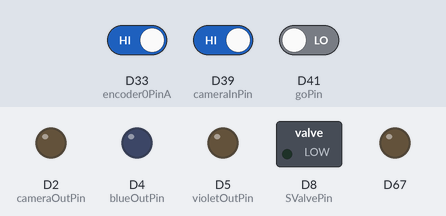
A sketch run on a simulated Arduino Due. Shown: switched loads named in the sketch (green lamp = pin HIGH), output pins drawn as LEDs (lit = HIGH). Dashed ring = blinking. The inputs (shaded band) are chosen by the test bench; at power-on: D41 (goPin) LOW, D39 (cameraInPin) HIGH, D33 (encoder0PinA) HIGH.

Above: at 1.2 s.
1.3 s: D41 (goPin) driven HIGH
At 1.37 s:
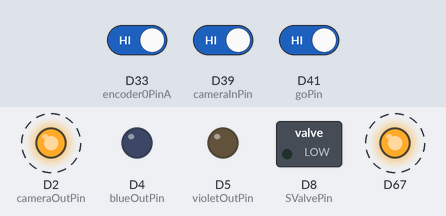
4.3 s: D39 (cameraInPin) driven LOW
At 4.53 s:
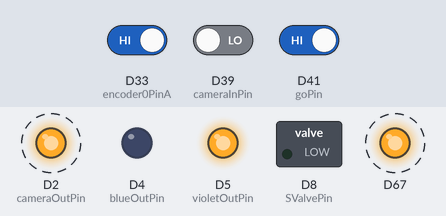
10.3 s: D41 (goPin) driven LOW
At 11.2 s:
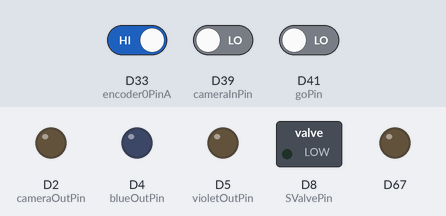
Timing chart, 0 to 12.8 s (numbered marks = the images above; inputs shaded):
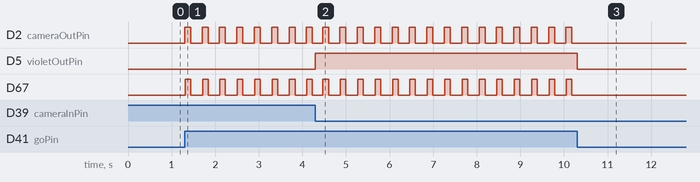

Measured:
- after the input at 1.3 s, D2 (cameraOutPin): alternates HIGH for 0.14 s and LOW for 0.26 s, starting at once; D67: alternates HIGH for 0.13 s and LOW for 0.27 s, starting at once
- after the input at 4.3 s, D5 (violetOutPin): LOW → HIGH at once
- after the input at 10.3 s, D2 (cameraOutPin), D67: stops changing and stays LOW; D5 (violetOutPin): HIGH → LOW at once

The sketch:

arduino_due_all.ino
```cpp
#include "sq_wave.h"
#include "trp_wave.h"


volatile int i = 0;
volatile int j = 0;

const int goPin = 41; // pin for experiment

const int cameraOutPin = 2;

const int cameraInPin = 39;       // pin for "all lines exposing"
const int blueOutPin = 4;        // pin for blue's Gate1
const int violetOutPin = 5;      // pin for purple's Gate1
const uint8_t rampLightPin = DAC1;  // pin for ramping light

int flipflopState = 0;
int lastPCOstate = 0;
int currentPCOstate = 0;
int lastgoPinstate= 0;
int currentgoPinstate= 0;


// variables for rotary encoder
const int encoder0PinA = 33;        // sensor A of rotary encoder
const int encoder0PinB = 31;        // sensor B of rotary encoder

volatile signed int encoder0Pos = 0;    // variable for counting ticks of rotary encoder

// variables for pintch valve of reward system
const int SValvePin = 8;

const byte numChars = 6;
char receivedChars[numChars];   // an array to store the received data
boolean newData = false;
int TimeON = 0;             // new for this version
int TempVar = 0;
boolean TimerFinished = false;
uint32_t StartTime = 0;      // variable to store temporary timestamps of previous iteration of the while loop

void setup() {

  pinMode(goPin, INPUT);
  pinMode(cameraInPin, INPUT);
  pinMode(blueOutPin, OUTPUT);
  pinMode(violetOutPin, OUTPUT);
  SerialUSB.begin(250000);
  flipflopState = 0;

  analogWriteResolution(12);

  pinMode(rampLightPin,OUTPUT);
  analogWrite(rampLightPin,0);

  pinMode(cameraOutPin,OUTPUT);
  analogWrite(cameraOutPin,0);

  pinMode(SValvePin, OUTPUT);     // solenoid valve

  pinMode(encoder0PinA, INPUT);   // rotary encoder sensor A
  pinMode(encoder0PinB, INPUT);   // rotary encoder sensor B
  // interrupts for rotary encoder
  attachInterrupt(digitalPinToInterrupt(encoder0PinA), doEncoderA, FALLING);

}

void loop() {

  currentgoPinstate = digitalRead(goPin);

  if (currentgoPinstate==HIGH) {
    // if(lastgoPinstate==LOW) {
    //   digitalWrite(blueOutPin, HIGH);
    // }

    digitalWrite(cameraOutPin, waveformsTable_sq_wave[i]);  // write the selected waveform on DAC
    i++;
    if (i==512)
      i=0;

    analogWrite(rampLightPin, waveformsTable_trp_wave[j]);  // write the selected waveform on DAC
    j++;
    if (j==512)
      j=0;

    // delayMicroseconds(27.9); // to slow it down so it's at 70Hz
    delayMicroseconds(15); // to slow it down so it's at 70Hz

  } else {
    // If GO pin is low, write all pins to low
    digitalWrite(blueOutPin, LOW);
    digitalWrite(violetOutPin, LOW);
    digitalWrite(cameraOutPin, LOW);
    analogWrite(rampLightPin,0);
    flipflopState = 0;
  }

  // lastgoPinstate = currentgoPinstate;


  // Flip lights between blue and violet whenever cameraInPin goes low
  currentPCOstate = digitalRead(cameraInPin);

  if ((currentPCOstate==LOW) & (lastPCOstate==HIGH)) {
    flipflopState = (flipflopState+1) % 2;
    if (flipflopState==0) {
      digitalWrite(blueOutPin, HIGH);
      digitalWrite(violetOutPin, LOW);
    } else {
      digitalWrite(blueOutPin, LOW);
      digitalWrite(violetOutPin, HIGH);
    }
  }

  lastPCOstate = currentPCOstate;

  // valve stuff
  GetBonsaiInput();
  ActivatePV();

}

/////////////////////////////////////////////////////////////////////////////
// Read inputs from Bonsai. It is an integer specifing the amount of time in ms the pintch valve stays open
void GetBonsaiInput() { // part of code taken from http://forum.arduino.cc/index.php?topic=396450.0
  static byte ndx = 0;
  char endMarker = '\r';
  char rc;

  if (SerialUSB.available() > 0) {
    rc = SerialUSB.read();

    if (rc != endMarker) {
      receivedChars[ndx] = rc;
      ndx++;
      if (ndx >= numChars) {
        ndx = numChars - 1;
      }
    }
    else {
      receivedChars[ndx] = '\0'; // terminate the string
      ndx = 0;
      newData = true;
    }
  }
}

/////////////////////////////////////////////////////////////////////////////
// Timer for the output signal to the pintch valve to stay high
void ActivatePV() {
  if (newData == true) {
    TimeON = 0;             // zero previous time
    TimeON = atoi(receivedChars);   // convert array of chars to integers
    if (TempVar == 0) {
      StartTime = millis();
      TempVar = 1;
    }
    newData = false;
  }
  if (TempVar == 1) {
    // start checking the time and keep the valve open as long as you wish irrespective of what happens to SerialUSB.read()
    if ((millis() - StartTime) <= (uint32_t)TimeON) {
      digitalWrite(SValvePin, HIGH); // open valve
      TimerFinished = false;
      TempVar = 1;
    }
    else {
      digitalWrite(SValvePin, LOW); // close valve
      TimerFinished = true;
      TempVar = 0;
    }
  }
}


//////////////////////////////////////////////////////////////////////////
// Interrupt on A low to high transition
void doEncoderA() {
    if (digitalRead(encoder0PinB)==LOW) {
      encoder0Pos = 1;
    }
    else {
      encoder0Pos = - 1;
    }
    SerialUSB.print(encoder0Pos);//
    SerialUSB.print("\n");
}
```

Source omitted: sq_wave.h (data table, 4308 bytes), trp_wave.h (data table, 4311 bytes)
